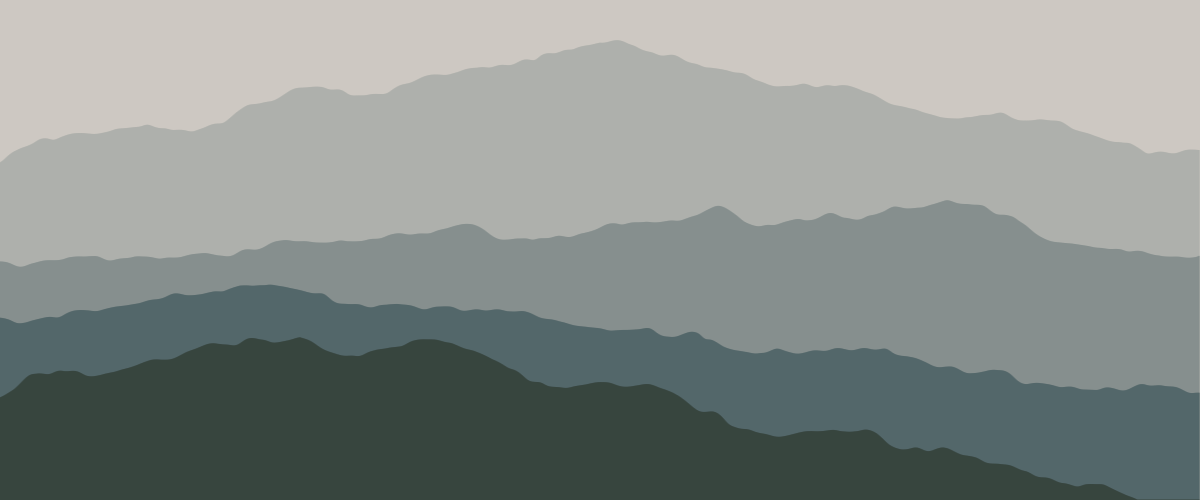
Frame 1 (no input)
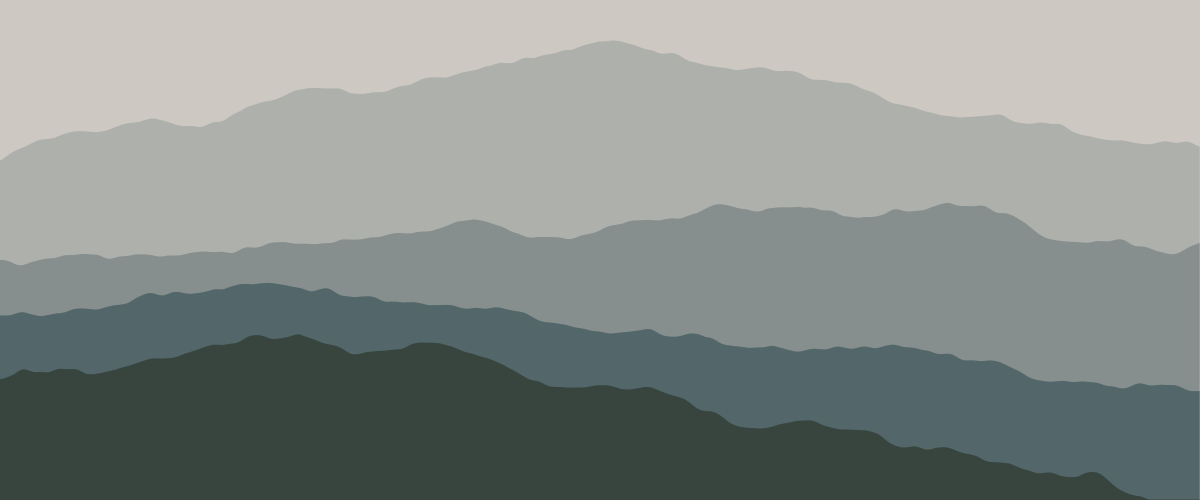
Frame 60 (no input)
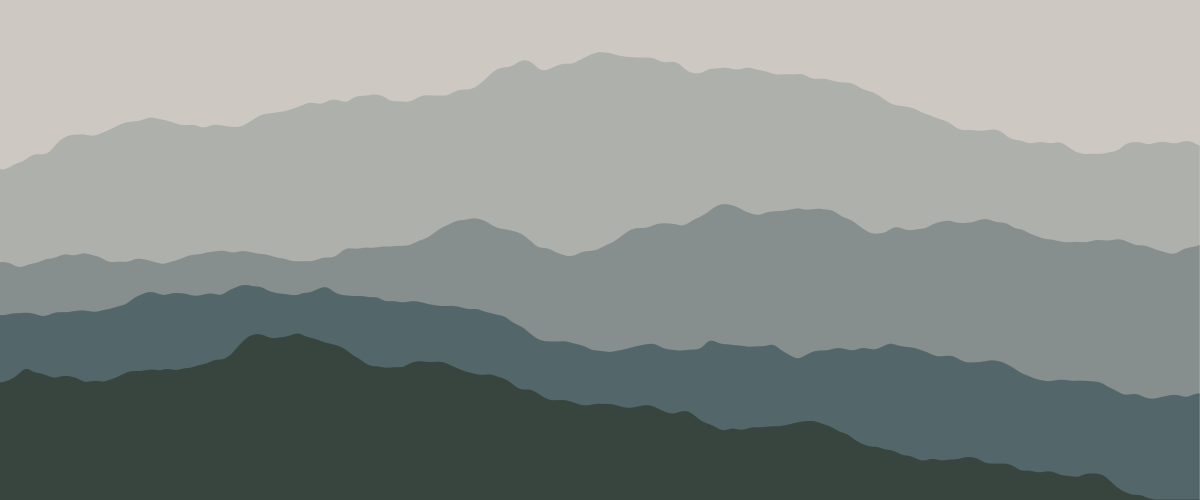
Frame 120 (the mouse pressed at the canvas centre since frame 60)

The p5.js sketch that drew these frames (run headless with seeded random() and noise() and a simulated clock; from frame 60 on, the mouse is pressed at the canvas centre):

// p5.js sketch
// ── sketch.js
var off = [0.0, 35.3, 3.5, 90.5];
var peakX;
var peakHeight = [-50, -20, -30, -60]; //+ valley / - peak
var colors = [];
var noiseScale = 50;

//animate
var offs = [];

function setup() {
  createCanvas(windowWidth, 500);
  peakX = [width / 2, width * 2 / 3, width / 5, width / 4];

  colorMode(RGB, 255, 255, 255, 1);
  var c = color(164, 168, 164, 1.00);
  colors.push(c);
  c = color(120, 132, 132, 1.00);
  colors.push(c);
  c = color(67, 90, 94, 1.00);
  colors.push(c);
  c = color(47, 58, 49, 1.00);
  colors.push(c);

  //animate
  for (var i = 0; i < 4; i++) {
    var t = [];
    var offset = random(1000);
    for (var x = 0; x < width; x++) {
      t.push(noise(offset));
      offset += 0.01;
    }
    offs.push(t);
  }
}

function draw() {
  background(205, 200, 194, 1.00);
  off.forEach(function(e, i) {
    for (var x = 0; x < width; x++) {
      var y = getPosY(x, peakX[i], peakHeight[i], 100 * (i + 1), e);
      e += 0.01;
      stroke(colors[i]);
      
      //not animate
      // line(x, y, x, height);
      
      //animate
      line(x, y + 70 * noise(offs[i][x]), x, height);
      offs[i][x] += 0.01;
    }
  });
}


//x: current position x
//px: peak position x
//poff:peak height, + valley / - peak
//startoff: start position height
//noise: noiseoff
function getPosY(x, px, poff, startoff, noiseoff) {
  var yoff = 2 * map(abs(px - x), 0, width / 2, poff, 0);
  var noiseVal = noise(noiseoff);
  var y = noiseVal * noiseScale + startoff + yoff;
  return y;
}
